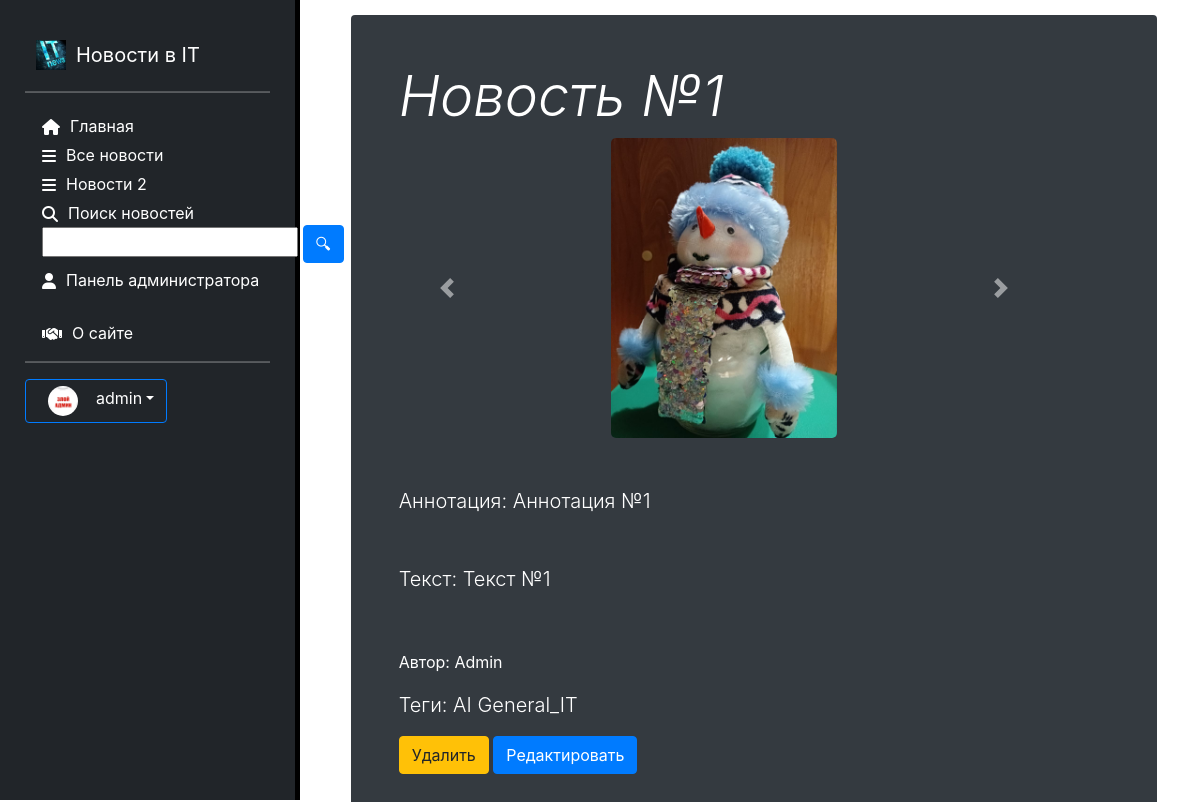
Screenshot of /news/list/1/ (signed in) with the database file from the repository.
### users/models.py (models this page shows, shortened)
class Account(models.Model):
    gender_choices = (('M', 'Male'),
                      ('F', 'Female'),
                      ('N/A', 'Not answered'))
    user = models.OneToOneField(User, on_delete=models.CASCADE,
                                primary_key=True)
    nickname = models.CharField(max_length=100)
    birthdate = models.DateField(null=True)
    gender = models.CharField(choices=gender_choices, max_length=20)
    account_image = models.ImageField(default='default.jpg',
                                      upload_to='account_images')
    class Meta:
        ordering = ['user']
        verbose_name = 'Профиль'
        verbose_name_plural ='Профили'

### news/models.py (models this page shows, shortened)
class Article(models.Model):
    categories = (('E', 'Economics'),
                  ('S', 'Science'),
                  ('IT', 'IT'))
    author = models.ForeignKey(User, on_delete=models.SET_NULL, null=True)
    title = models.CharField('Название', max_length=50, default='')
    anouncement = models.TextField('Аннотация', max_length=250)
    text = models.TextField('Текст новости')
    date = models.DateTimeField('Дата публикации', auto_now=True)
    category = models.CharField(choices=categories, max_length=20, verbose_name='Категории')
    tags = models.ManyToManyField(to=Tag, blank=True)
    class Meta:
        ordering = ['title', 'date']
        verbose_name = 'Новость'
        verbose_name_plural = 'Новости'

class Image(models.Model):
    article = models.ForeignKey(Article, on_delete=models.CASCADE)
    title = models.CharField(max_length=50, blank=True)
    image = models.ImageField(upload_to='article_images/')

class Tag(models.Model):
    title = models.CharField(max_length=80)
    status = models.BooleanField(default=True)
    class Meta:
        ordering = ['title','status']
        verbose_name= 'Тэг'
        verbose_name_plural='Тэги'

### news/views.py (the view)
# urls.py: path('list/<int:pk>/', views.ArticleDetailView.as_view(), name='news_detail'),
class ArticleDetailView(DetailView):
    model = Article
    template_name = 'news/news_detail.html'
    context_object_name = 'article'
    def get_context_data(self, **kwargs):
        context = super().get_context_data(**kwargs)
        current_object = self.object
        images = Image.objects.filter(article=current_object)
        context['images'] = images
        return context

### news/templates/news/news_detail.html (shortened to what this page needs)
{% extends 'main/base_template.html' %}
{% load static %}
{% load bootstrap5 %}
{% block content %}
<link rel="stylesheet" href="https://maxcdn.bootstrapcdn.com/bootstrap/4.0.0/css/bootstrap.min.css"
>
<div class="row" >
    <div class="single_news">
        <div class="p-4 p-md-5 text-white rounded bg-dark" >
            <div class="col-md-11 px-0">
                <h1 class="display-4 fst-italic"> {{ article.title }}</h1>
                {% if article.image_set.all %}
                <div id="carouselControls" class="carousel slide" data-ride="carousel">
                    <div class="carousel-inner" role="listbox" style=" width:auto; height: 300px; !important;">
                        {% for image in article.image_set.all %}
                        <div class="carousel-item {% if forloop.counter == 1 %} active {% endif %}">
                            <img class="d-block" src="{{ image.image.url }}"
                                 style="margin:auto; height:300px; width:auto; border-radius:5px;">
                        </div>
                        {% endfor %}
                    </div>
                    <a class="carousel-control-prev" href="#carouselControls" role="button" data-slide="prev">
                        <span class="carousel-control-prev-icon" aria-hidden="true"></span>
                    </a>
                    <a class="carousel-control-next" href="#carouselControls" role="button" data-slide="next">
                        <span class="carousel-control-next-icon" aria-hidden="true"></span>
                    </a>
                </div>
                {% endif%}
                <p class="lead my-5">Аннотация: {{ article.anouncement }}</p>
                <p class="lead my-2">Текст: {{ article.text }}</p>
                <br><br>
                <p> Автор: {{ article.author }}</p>
                <p class="lead my-3">Теги: {% for t in article.tags.all %} {{ t.title }} {% endfor %}</p>
            </div>
            <a class="btn btn-warning" href="{% url 'news_delete' article.pk %}">Удалить</a>
            <a class="btn btn-primary" href="{% url 'news_update' article.pk %}">Редактировать</a>
        </div>
    </div>
</div>
{% endblock %}

### main/templates/main/sidebar.html (shortened to what this page needs)
{% load bootstrap5 %}
{% load static %}
{% bootstrap_css %}
<link rel="stylesheet" href="{% static 'main/css/style.css' %}">
<link href="https://cdn.jsdelivr.net/npm/bootstrap@5.0.0/dist/css/bootstrap.min.css" rel="stylesheet">
<link rel="stylesheet" href="https://ajax.googleapis.com/ajax/libs/jqueryui/1.11.4/themes/smoothness/jquery-ui.css">
<aside>
    <a href="{% url 'home' %}" class="d-flex align-items-center mb-3 mb-md-0 me-md-auto text-white text-decoration-none">
        <img src="{% static 'main' %}/img/News_icon.png" width="40" height="50">
        <span class="fs-5 d-none d-lg-block responsive-title">Новости в IT</span>
    </a>
    <hr>
    <ul class="nav nav-pills flex-column mb-auto">
        <li class="nav-item">
            <a href="{% url 'home' %}" {% if request.resolver_match.view_name == '/' %} class="link-active" aria-current="page" {% endif %}>
            <i class="fa fa-house menu-icon {% if request.path  == '/' %} link-active {% endif %}"></i>
            <div class="d-none d-lg-block">Главная</div>
            </a>
        </li>
        <li class="nav-item">
            <a href="{% url 'news_index' %}" {% if request.resolver_match.view_name == 'news_index' %} class="link-active" aria-current="page" {% endif %}>
            <i class="fa fa-bars menu-icon"></i>
            <div class="d-none d-lg-block">Все новости</div>
            </a>
        </li>
        <li class="nav-item">
            <a href="{% url 'news_list' %}" {% if request.resolver_match.view_name == 'news_list' %} class="link-active" aria-current="page" {% endif %}>
            <i class="fa fa-bars menu-icon"></i>
            <div class="d-none d-lg-block">Новости 2</div>
            </a>
        </li>
        <li>
            <a href="#" {% if request.path == '/search/' %} class="link-active" aria-current="page" {% endif %}>
            <i class="fa fa-magnifying-glass menu-icon"></i>
            <div class="d-none d-lg-block"> Поиск новостей</div>
            </a>
            <div class="d-none d-lg-block">
                <form action="" method="get">
                  <div class="search">
                    <input type="text" name="q" id="search_input">
                    <button type="submit" class="btn btn-primary">🔍︎</button>
                  </div>
                </form>
            </div>
        </li>
        <li class="nav-item">
            <a href="/admin/" {% if request.path  == '/admin/' %} class="link-active" aria-current="page" {% endif %}>
            <i class="fa fa-user menu-icon {% if request.path  == '/admin/' %} link-active {% endif %}" ></i>
            <div class="d-none d-lg-block">Панель администратора</div>
            </a>
        </li>
        <li>
            <a href="{% url 'about' %}" {% if request.resolver_match.view_name == '/about/' %} class="link-active" aria-current="page" {% endif %}>
            <i class="fa fa-handshake menu-icon"></i>
            <div class="d-none d-lg-block"> О сайте</div>
            </a>
        </li>
    </ul>
    <hr>
    {% if request.user.id %}
    <div class="dropdown">
        <button class="btn btn-primary dropdown-toggle" type="button" id="dropdownMenuButton1" data-bs-toggle="dropdown"
                aria-expanded="false" style="background:#212529;">
            <img src="{{ request.user.account.account_image.url }}" alt="" width="25" height="25" class="rounded-circle me-2">
            <div class="d-none d-lg-block"> {{ request.user.username }} </div>
        </button>
    </div>
    {% endif %}
    <br>
</aside>

### main/static/main/css/style.css (style rules this page uses)
body { background-color:#FFFFFF; }
aside { float: left; background: #212529; max-width: 25%; padding: 1%; height: 100vh; color: white; border-right: 5px solid #000000; position: fixed; }
a { text-decoration:none; color:white; }
aside img { padding: 0px 10px; width: auto; height: 30px; float: left; border-radius:5%; }
aside { padding: 35px 25px; background: #212529; width: 100%; }
aside a { color: #FFFFFF; outline: none; text-decoration: none; padding: 5px 1px; }
aside li { padding: 5px 17px 0; }
body .single_news { margin-top:15px; margin-left:auto; margin-right:auto; float: left; width: 90%; }
.d-lg-block { float: inline-start; white-space:nowrap; border-right: none; overflow-x:auto; }
.menu-icon { float: inline-start; padding: 5px 10px 0 0; border-right: 5px; }
@media (max-width: 1339.98px) { .responsive-title { white-space:normal; } }

### rows the page displays
Article: title "Новость №1", anouncement "Аннотация №1", text "Текст №1", author "Admin"
Image: image (picture)
Tag: title "AI"
Tag: title "General_IT"

### other values shown
{{ request.user.username }} "admin"
